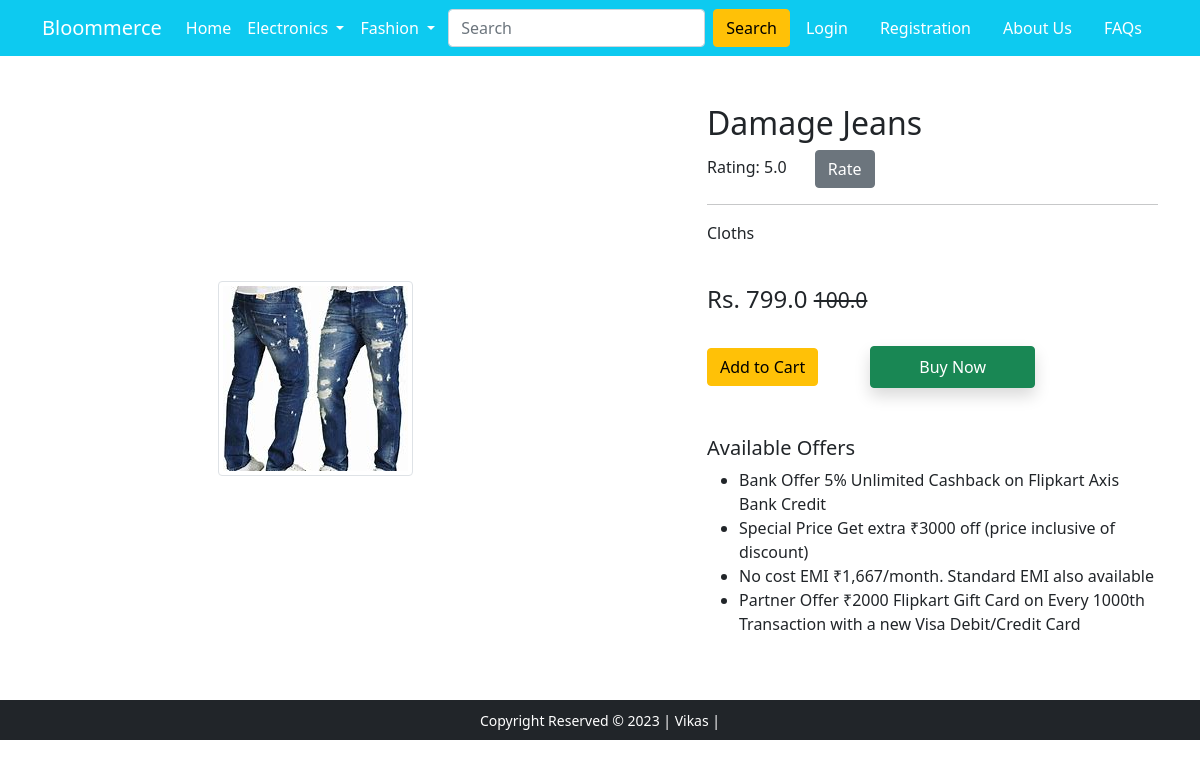
The page /product-detail/5/ on the database its author committed.
### app/models.py (models this page shows, shortened)
class Product(models.Model):
    user = models.ForeignKey(User, on_delete=models.CASCADE, null=True)
    title = models.CharField(max_length=100)
    price = models.FloatField()
    discount_price = models.FloatField()
    description = models.TextField()
    brand = models.CharField(max_length=100)
    category = models.CharField(choices=CATEGORY_CHOICES, max_length=30)
    product_image = models.ImageField(upload_to='productimg')

### app/views.py (the view)
# urls.py: path('product-detail/<int:pk>/', views.ProductDetailView.as_view(), name='product-detail'),
class ProductDetailView(View):
    def get(self, request, pk):
        total_item = 0
        try:
            product = Product.objects.get(pk=pk)
            ratings = Rating.objects.filter(product=product)
            rating_avg = ratings.aggregate(Avg('rating')).get('rating__avg', 0.0)
        except Product.DoesNotExist:
            return HttpResponse("Product not found")
        in_cart = Cart.objects.filter(product__id=pk).exists()
        if request.user.is_authenticated:
            total_item = len(Cart.objects.filter(user=request.user))
        context = {
            'product': product,
            'total_item': total_item,
            'in_cart': in_cart,
            'rating_avg': rating_avg
        }
        return render(request, 'app/productdetail.html', context)

### app/templates/app/productdetail.html (shortened to what this page needs)
{% extends 'app/base.html' %}
{% load static %}
{% block main-content %}
<div class="container my-5">
 <div class="row">
  <div class="col-sm-6 text-center align-self-center">
   <img src="{{ product.product_image.url }}" alt="" class="img-fluid img-thumbnail">
  </div>
  <div class="col-sm-5 offset-sm-1">
   <h2>{{ product.title }}</h2>
   <h6>   {% if rating_avg %}
    <p>Rating: {{ rating_avg }} <a href="{% url 'rate-products' product.pk %}" class="btn btn-secondary mx-4">Rate</a> </p>
    {% else %}
    <p>Rating: 0 <a href="{% url 'rate-products' product.pk %}" class="btn btn-secondary mx-4">Rate</a></p>
    {% endif %}</h6>
   <hr>
   <p>{{ product.description }}</p> <br>
   <h4>Rs. {{product.price}} <small class="fw-light text-decoration-line-through">{{product.discount_price}}</small></h4> <br>
   {% if request.user.is_authenticated %}
        {% if product.id in request.user.cart.all %}
            <a href="{% url 'cart' %}" class="btn btn-primary shadow px-5 py-2">{{ product.title }} in Cart</a>
        {% else %}
            <form action="/add-to-cart" class="d-inline">
            <input type="hidden" name="prod_id" value="{{ product.id }}">
            <button type="submit" class="btn btn-primary shadow px-5 py-2">Add to Cart</button>
            </form>
        {% endif %}
    {% else %}
        <a href="{% url 'login' %}" class="btn btn-warning">Add to Cart</a>
    {% endif %}
    <form action="/add-to-cart" class="d-inline mx-5">
        <button type="submit" class="btn btn-success shadow px-5 py-2">Buy Now</button>
    </form>
   <h5 class="mt-5">Available Offers</h5>
   <ul>
    <li>Bank Offer 5% Unlimited Cashback on Flipkart Axis Bank Credit</li>
    <li>Special Price Get extra ₹3000 off (price inclusive of discount)</li>
    <li>No cost EMI ₹1,667/month. Standard EMI also available</li>
    <li>Partner Offer ₹2000 Flipkart Gift Card on Every 1000th Transaction with a new Visa Debit/Credit Card</li>
   </ul>
  </div>
 </div>
</div>
{% endblock main-content %}

### rows shown on the page
Product: product_image (picture), title "Damage Jeans", description "Cloths", price "799.0", discount_price "100.0"

### other values the page prints
{{ rating_avg }} "5.0"
